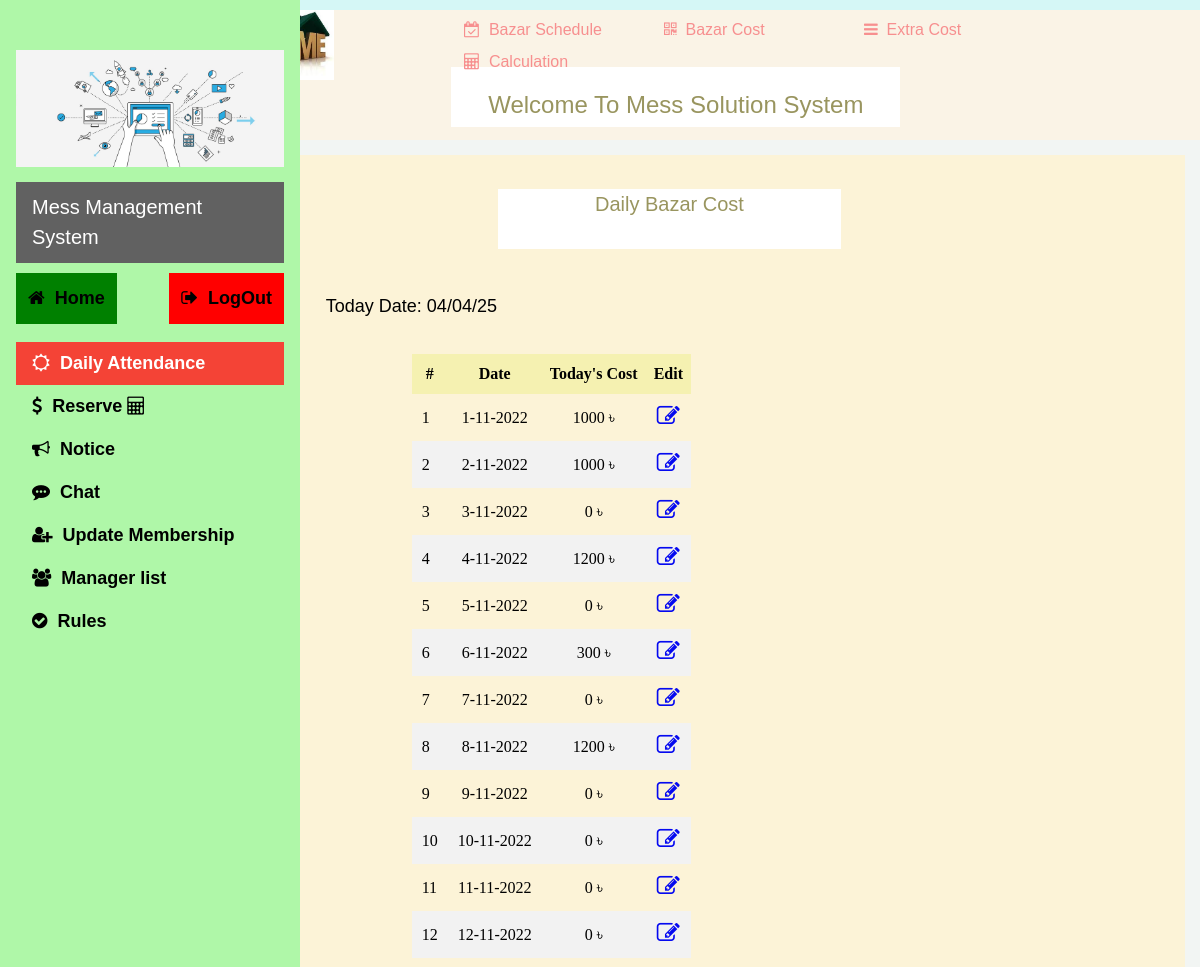
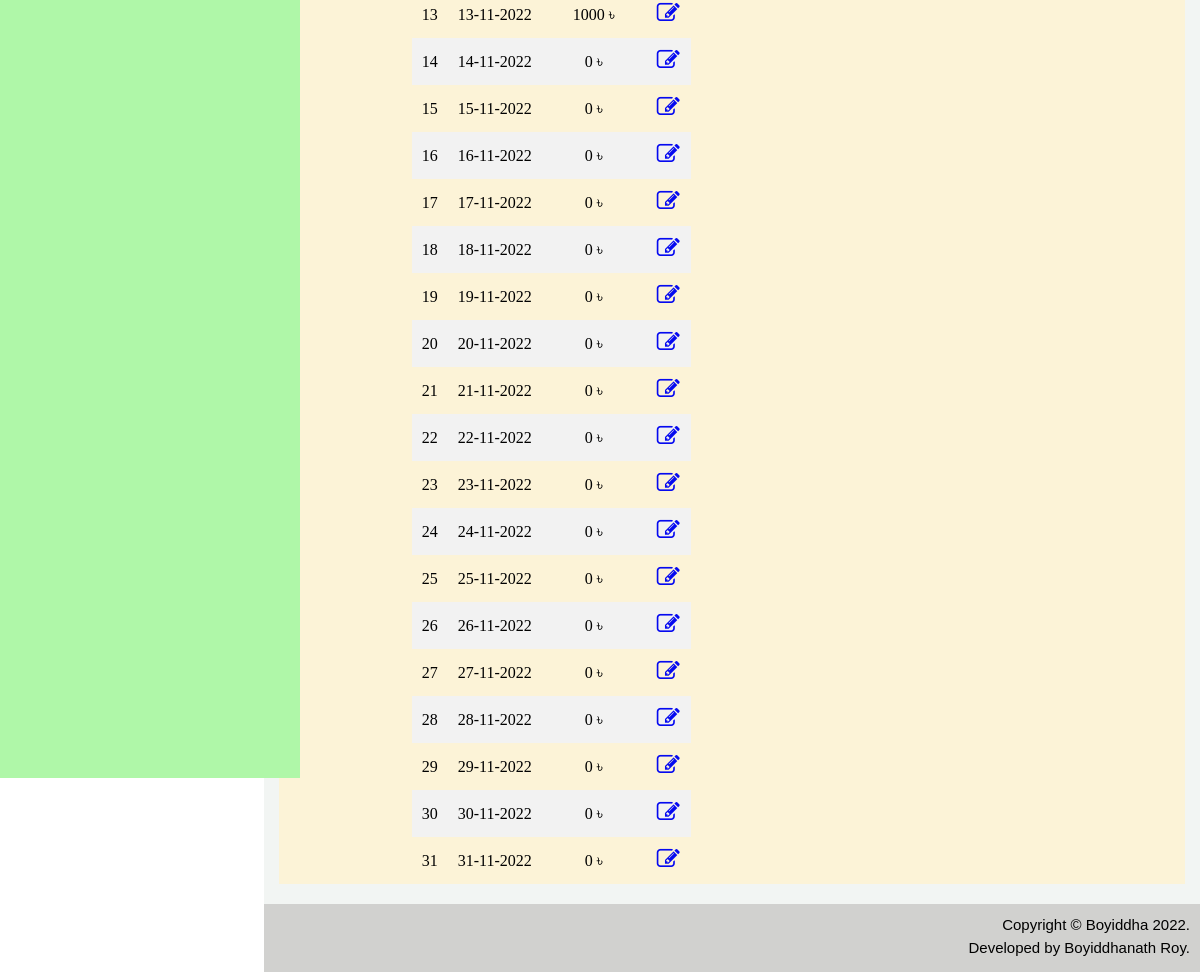
Screenshot of /manager/cost.php (signed in) with the database file from the repository (2 pictures, top to bottom).
### tables this page shows
CREATE TABLE `bazarcost` (
  `id` int(11) NOT NULL,
  `date` varchar(20) NOT NULL,
  `amount` float NOT NULL
);

### manager/cost.php (the view, shortened to what this page needs)
<?php
	include 'database/Connection.php';
?>
<!DOCTYPE html>
<html lang="en">
<head>
		<link rel="stylesheet" href="https://cdnjs.cloudflare.com/ajax/libs/font-awesome/4.7.0/css/font-awesome.min.css">
		 <link rel="stylesheet" href="css/w3.css">
		<link rel="stylesheet" href="css/font.css">
</head>
<body>
	<?php
	include('navigation.php');
	?>
	<div class="first">
    </div>
	<div class="navbar">
	    <div class="nav1">
			<a href="index.php" ><img width="70px" height="70px" src="img/logo.jpg"></a>
		</div>
		 <div class="nav2">
			<a href="bazarschedule.php" style="text-decoration:none;">
				<i class="fa fa-calendar-check-o"></i>&nbsp <span style="color:#f78f8f;">Bazar Schedule</span>
			</a>
		 </div>
		 <div class="nav3">
			<a href="cost.php" style="text-decoration:none;">
				<i class="fa fa-qrcode"></i>&nbsp <span style="color:#f78f8f;">Bazar Cost</span>
			</a>
		 </div>
		<div class="nav4">
			<a href="costExtra.php" style="text-decoration:none;">
				<i class="fa fa-bars"></i>&nbsp <span style="color:#f78f8f;">Extra Cost</span>
			</a>
		 </div>
		 <div class="nav5">
			<a href="calculation.php" style="text-decoration:none;">
				<i  class="fa fa-calculator"></i>&nbsp <span style="color:#f78f8f;">Calculation</span>
			</a>
		 </div>
	</div>
	<div class="container">
		<div class="child">
			<h3 style="text-align: center;color:#99955f;height:60px;padding-top:20px;background:white;" >Welcome To Mess Solution System</h3>
		</div>
		<div class="child2"><br>
			<h4 style="margin-left:20%;text-align: center;color:#99955f;height:60px;background:white;width:40%;" >Daily Bazar Cost</h4><br>
			<div class="date">
			<h5>Today Date:&nbsp<?php echo date('d/m/y');?></h5>
			</div>
			<?php
				$query=mysqli_query($conn,"select * from member");
				$result=mysqli_fetch_array($query);
				if($result<=0){
			?>
					<div class="alert1">
					<h2 style="font-size:30px;text-align: center;color: red;">No member Found!! </h2>
					<p style="font-size:25px;text-align: center;color: red;">Please,At First Add Some Member To Continue This Whole Process.!!!!</p>
					</div>
		<?php   }
		    else
			{
		?>
				<form action="" method="post" style=" font-family:Times New Roman;font-size:1em;">
					<table class="tbl">
						<thead>
							<tr>
								<th>#</th>
								<th>Date</th>
								<th>Today's Cost</th>
								<th>Edit</th>
							</tr>
						</thead>
						<tbody>
						   <?php
								$query = "SELECT * FROM bazarcost";
								$result = $conn->query($query);
								$num = $result->num_rows;
								if($num>0){
									while($rows=$result->fetch_assoc()){
							?>
										<tr>
											<td><?php echo$rows['id'];?></td>
											<td style="text-align:center;"><?php echo$rows['date']; ?></td> &nbsp
											<td style="text-align:center;"><?php echo$rows['amount'];?> &#x09F3</td> &nbsp
											<td style='text-align:center;'><a href=" cost_edit.php?date=<?php echo$rows['date'] ?> " ><i class='fa fa-edit cntr'  style="color:#0509f0;font-size:23px;"></i></a></td>
								</tr>
								<?php   }} ?>
							</tbody>
					</table>
				</form>
    <?php
        	} ?>
		</div>
		<div class="footer">
			Copyright &copy; Boyiddha 2022.<br> Developed by Boyiddhanath Roy.
		</div>
	</div>
</body>
</html>

### manager/css/w3.css (style rules this page uses)
html { box-sizing:border-box }
*,*:before,*:after { box-sizing:inherit }
html { -ms-text-size-adjust:100%;-webkit-text-size-adjust:100% }
body { margin:0 }
a { background-color:transparent;-webkit-text-decoration-skip:objects }
html,body { font-family:Verdana,sans-serif;font-size:15px;line-height:1.5 }
html { overflow-x:hidden }
h3 { font-size:24px }
h4 { font-size:20px }
h5 { font-size:18px }
h1,h2,h3,h4,h5,h6 { font-family:"Segoe UI",Arial,sans-serif;font-weight:400;margin:10px 0 }
a { color:inherit }

### manager/cost.php (style rules this page uses)
body,h1,h2,h3,h4,h5 { font-family: "Poppins", sans-serif }
body { font-size:16px; }
.first { background-color: #d5f7f6; height:10px; }
.navbar { margin-left:22%; width:78%; }
.nav1 { width:200px; float:left; padding-top:0px; }
.nav2 { width:200px; float:left; text-align:left; padding-top:8px; color:#f78f8f; }
.nav3 { width:200px; float:left; text-align:left; padding-top:8px; color:#f78f8f; }
.nav4 { width:200px; float:left; text-align:left; padding-top:8px; color:#f78f8f; }
.nav5 { width:200px; float:left; text-align:left; padding-top:8px; color:#f78f8f; }
.child { padding-left:20%; padding-top:5%; height:130px; background-color:#faf3e6; }
.child h3 { width:60%; }
.child2 { background-color:#fcf3d7; padding-left:5%; margin:15px; }
.container { background:#f2f5f3; margin-left:22%; }
table { border-collapse: collapse; border-spacing: 0; width:auto; margin-left:10%; margin-bottom:20px; }
td { text-align: left; padding: 10px; border: 1px ; }
th { height:40px; text-aign:left; position:sticky; top: 0px; padding:8px; background:#f5f1b1; }
tr:nth-child(even) { background-color: #f2f2f2 }
i { -webkit-transition-duration: 0.4s; transition-duration: 0.4s; }
.footer { background-color: #d1d1cf; color: black; padding: 10px; text-align: right; font-size: 15px; height:68px; }
.footer::after { display: table; content: ''; clear: both; }

### rows the page displays
bazarcost: id "1", date "1-11-2022", amount "1000"
bazarcost: id "2", date "2-11-2022", amount "1000"
bazarcost: id "3", date "3-11-2022", amount "0"
bazarcost: id "4", date "4-11-2022", amount "1200"
bazarcost: id "5", date "5-11-2022", amount "0"
bazarcost: id "6", date "6-11-2022", amount "300"
bazarcost: id "7", date "7-11-2022", amount "0"
bazarcost: id "8", date "8-11-2022", amount "1200"
bazarcost: id "9", date "9-11-2022", amount "0"
bazarcost: id "10", date "10-11-2022", amount "0"
bazarcost: id "11", date "11-11-2022", amount "0"
bazarcost: id "12", date "12-11-2022", amount "0"
bazarcost: id "13", date "13-11-2022", amount "1000"
bazarcost: id "14", date "14-11-2022", amount "0"
bazarcost: id "15", date "15-11-2022", amount "0"
bazarcost: id "16", date "16-11-2022", amount "0"
bazarcost: id "17", date "17-11-2022", amount "0"
bazarcost: id "18", date "18-11-2022", amount "0"
bazarcost: id "19", date "19-11-2022", amount "0"
bazarcost: id "20", date "20-11-2022", amount "0"
bazarcost: id "21", date "21-11-2022", amount "0"
bazarcost: id "22", date "22-11-2022", amount "0"
bazarcost: id "23", date "23-11-2022", amount "0"
bazarcost: id "24", date "24-11-2022", amount "0"
bazarcost: id "25", date "25-11-2022", amount "0"
bazarcost: id "26", date "26-11-2022", amount "0"
bazarcost: id "27", date "27-11-2022", amount "0"
bazarcost: id "28", date "28-11-2022", amount "0"
bazarcost: id "29", date "29-11-2022", amount "0"
bazarcost: id "30", date "30-11-2022", amount "0"
bazarcost: id "31", date "31-11-2022", amount "0"
